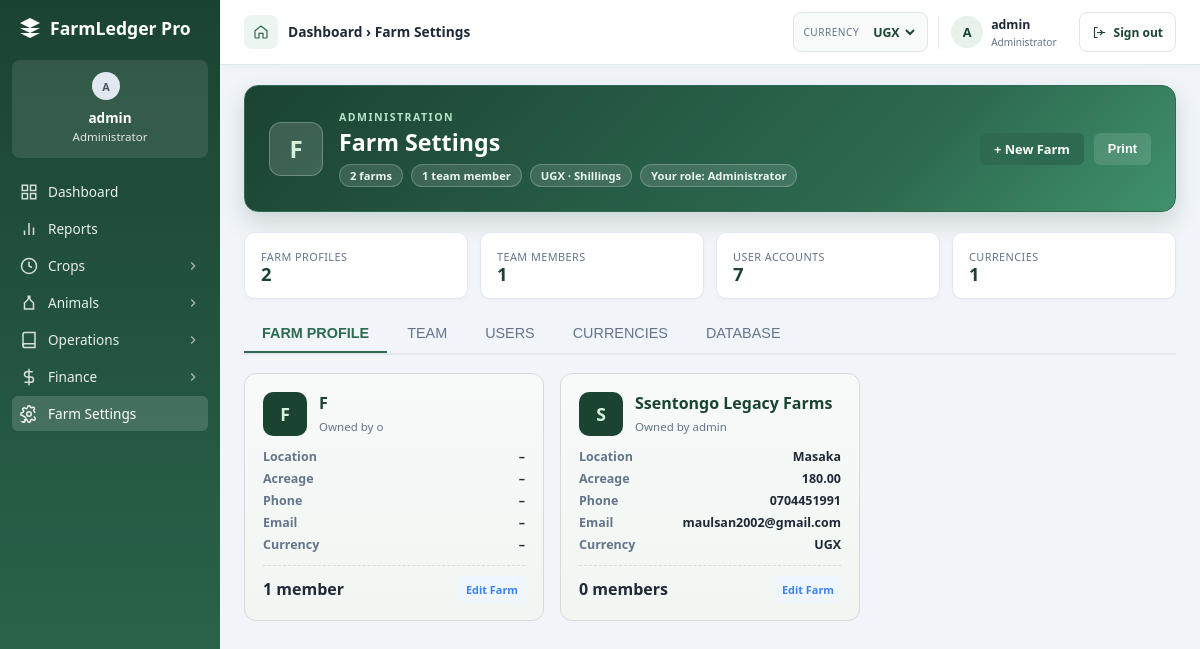
The app's page /dashboard/settings/ (signed in), older data.
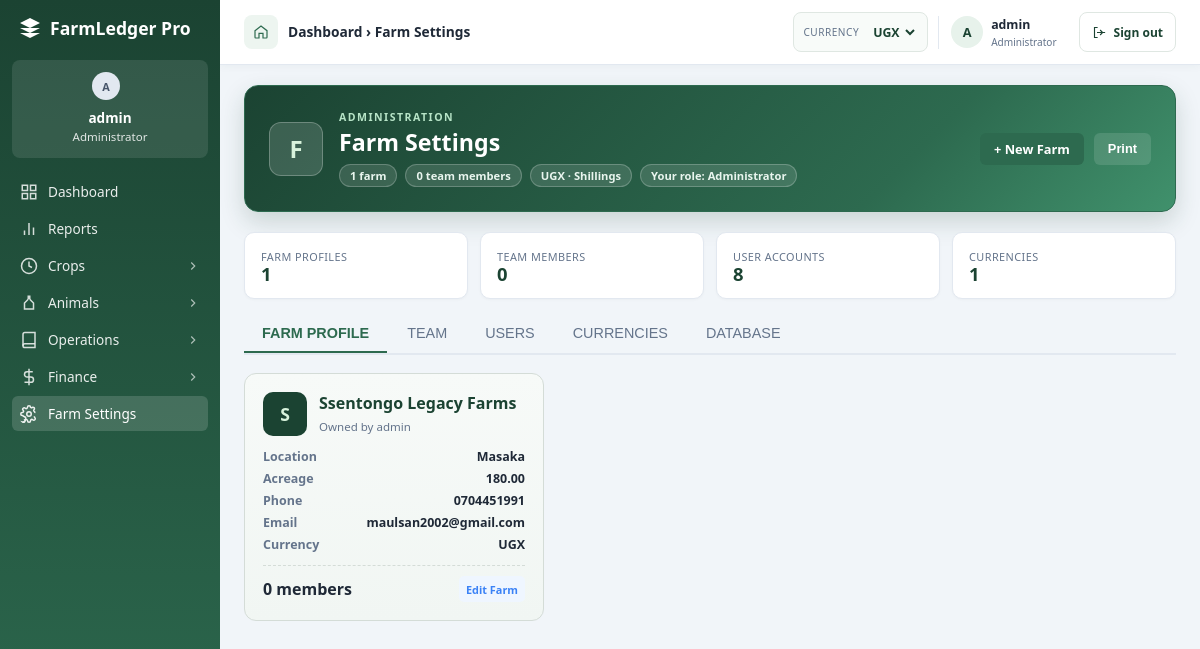
The same page, newer data.
### accounts/models.py (models this page shows, shortened)
class User(AbstractUser):
    class Role(models.TextChoices):
        OWNER = 'OWNER', 'Owner'
        MANAGER = 'MANAGER', 'Manager'
        WORKER = 'WORKER', 'Worker'
        ACCOUNTANT = 'ACCOUNTANT', 'Accountant'
    role = models.CharField(
        max_length=20,
        choices=Role.choices,
        default=Role.WORKER,
    )
    phone = models.CharField(max_length=20, blank=True, default='')
    class Meta:
        permissions = [
            ('can_manage_users', 'Can manage users'),
            ('can_view_reports', 'Can view reports'),
            ('can_manage_budgets', 'Can manage budgets'),
            ('can_manage_expenses', 'Can manage expenses'),
            ('can_run_payroll', 'Can run payroll'),
        ]

class Currency(models.Model):
    code = models.CharField(max_length=3, unique=True, help_text='e.g. USD, EUR, UGX')
    name = models.CharField(max_length=100)
    symbol = models.CharField(max_length=10, default='$')
    rate = models.DecimalField(
        max_digits=18,
        decimal_places=6,
        default=Decimal('1.0'),
        help_text='Amount of this currency equal to 1 base (USD) unit'
    )
    is_default = models.BooleanField(default=False)
    class Meta:
        verbose_name_plural = 'currencies'

class FarmProfile(models.Model):
    user = models.OneToOneField(
        User,
        on_delete=models.CASCADE,
        related_name='farm_profile',
    )
    farm_name = models.CharField(max_length=200)
    location = models.CharField(max_length=300, blank=True, default='')
    acreage = models.DecimalField(max_digits=10, decimal_places=2, default=0)
    tax_id = models.CharField(max_length=50, blank=True, default='')
    fiscal_year_start = models.DateField(null=True, blank=True)
    phone = models.CharField(max_length=30, blank=True, default='')
    email = models.EmailField(blank=True, default='')
    logo = models.ImageField(upload_to='farm_logos/', null=True, blank=True)
    default_currency = models.ForeignKey(
        Currency,
        on_delete=models.SET_NULL,
        null=True,
        blank=True,
        related_name='farm_profiles',
        help_text='Currency used to display monetary values'
    )
    created_at = models.DateTimeField(auto_now_add=True)
    updated_at = models.DateTimeField(auto_now=True)

### farmledger/views.py (the view)
# urls.py: path('dashboard/settings/', farm_settings, name='farm_settings'),
@login_required
def farm_settings(request):
    from accounts.models import Currency, FarmMembership, User
    farms = accessible_farms(request.user).select_related(
        'default_currency', 'user').order_by('farm_name').annotate(
        membership_count=Count('memberships', distinct=True))
    memberships = scoped_queryset(FarmMembership, request.user).select_related(
        'farm_profile', 'user').order_by('farm_profile__farm_name', 'user__username')
    member_ids = memberships.values_list('user_id', flat=True)
    owner_ids = farms.values_list('user_id', flat=True)
    if request.user.is_superuser:
        users = User.objects.all().order_by('username')
    else:
        users = User.objects.filter(
            Q(pk__in=member_ids) | Q(pk__in=owner_ids)).distinct().order_by('username')
    if request.user.is_superuser:
        role_label = 'Administrator'
    else:
        own = next((f for f in farms if f.user_id == request.user.pk), None)
        member = next((m for m in memberships if m.user_id == request.user.pk), None)
        role_label = 'Owner' if own else (member.get_role_display() if member else 'No farm')
    context = {
        'farms': farms,
        'memberships': memberships,
        'users': users,
        'currencies': Currency.objects.order_by('code'),
        'role_label': role_label,
        'can_edit_farms': request.user.is_superuser or not FarmProfile.objects.filter(
            user=request.user).exists() or accessible_farms(
            request.user, write_model='accounts.farmprofile').exists(),
        'can_manage_team': request.user.is_superuser or accessible_farms(
            request.user, write_model='accounts.farmmembership').exists(),
        'can_manage_users': request.user.is_superuser,
        'can_manage_currencies': request.user.is_superuser,
    }
    if request.user.is_superuser:
        db_path = _sqlite_db_path()
        if db_path and db_path.exists():
            stat = db_path.stat()
            size = stat.st_size
            for unit in ('B', 'KB', 'MB', 'GB'):
                if size < 1024 or unit == 'GB':
                    break
                size /= 1024
            context['db_info'] = {
                'path': db_path,
                'size': f'{size:.1f} {unit}',
                'modified': datetime.datetime.fromtimestamp(
                    stat.st_mtime).strftime('%d %b %Y, %H:%M'),
            }
    return render(request, 'dashboard/farm_settings.html', context)

### templates/dashboard/farm_settings.html (shortened to what this page needs)
{% extends 'dashboard/base.html' %}
{% block nav_farms %}active{% endblock %}
{% block breadcrumbs %}Dashboard &rsaquo; Farm Settings{% endblock %}
{% block content %}
<header class="settings-toolbar" aria-labelledby="settings-page-title">
    <div class="settings-identity">
        <div class="settings-avatar" aria-hidden="true">
            {% if farms.first.logo %}<img src="{{ farms.first.logo.url }}" alt="">{% else %}F{% endif %}
        </div>
        <div>
            <p class="settings-eyebrow">Administration</p>
            <h1 id="settings-page-title">Farm Settings</h1>
            <div class="settings-meta">
                <span class="settings-tag">{{ farms|length }} farm{{ farms|length|pluralize }}</span>
                <span class="settings-tag">{{ memberships|length }} team member{{ memberships|length|pluralize }}</span>
                <span class="settings-tag">{{ currency.code }} &middot; {{ currency.name }}</span>
                <span class="settings-tag">Your role: {{ role_label }}</span>
            </div>
        </div>
    </div>
    <div class="actions">
        {% if can_edit_farms %}
        <a class="btn btn-primary" href="javascript:void(0)" data-modal-url="{% url 'model_create' app='accounts' model='farmprofile' %}?next=/dashboard/settings/" data-modal-title="New Farm">+ New Farm</a>
        {% endif %}
        <button class="btn btn-secondary" type="button" onclick="window.print()">Print</button>
    </div>
</header>
<div class="kpi-grid">
    <div class="kpi-card"><div><div class="kpi-label">Farm Profiles</div><div class="kpi-value">{{ farms|length }}</div></div></div>
    <div class="kpi-card"><div><div class="kpi-label">Team Members</div><div class="kpi-value">{{ memberships|length }}</div></div></div>
    <div class="kpi-card"><div><div class="kpi-label">User Accounts</div><div class="kpi-value">{{ users|length }}</div></div></div>
    <div class="kpi-card"><div><div class="kpi-label">Currencies</div><div class="kpi-value">{{ currencies|length }}</div></div></div>
</div>
<div class="settings-tabs" role="tablist" aria-label="Settings sections">
    <button type="button" class="budget-tab active" data-tab="profile" onclick="switchSettingsTab('profile')">FARM PROFILE</button>
    <button type="button" class="budget-tab" data-tab="team" onclick="switchSettingsTab('team')">TEAM</button>
    <button type="button" class="budget-tab" data-tab="users" onclick="switchSettingsTab('users')">USERS</button>
    <button type="button" class="budget-tab" data-tab="currencies" onclick="switchSettingsTab('currencies')">CURRENCIES</button>
    {% if request.user.is_superuser %}
    <button type="button" class="budget-tab" data-tab="database" onclick="switchSettingsTab('database')">DATABASE</button>
    {% endif %}
</div>
<div id="tab-profile" class="tab-pane active">
    {% if farms %}
    <div class="farm-cards">
        {% for farm in farms %}
        <article class="farm-card">
            <div class="farm-card-head">
                <div class="farm-card-logo" aria-hidden="true">{% if farm.logo %}<img src="{{ farm.logo.url }}" alt="">{% else %}{{ farm.farm_name|first|upper }}{% endif %}</div>
                <div>
                    <h3>{{ farm.farm_name }}</h3>
                    <span class="muted">Owned by {{ farm.user.get_full_name|default:farm.user.username }}</span>
                </div>
            </div>
            <dl>
                <dt>Location</dt><dd>{{ farm.location|default:"&ndash;" }}</dd>
                <dt>Acreage</dt><dd>{{ farm.acreage|default:"&ndash;" }}</dd>
                <dt>Phone</dt><dd>{{ farm.phone|default:"&ndash;" }}</dd>
                <dt>Email</dt><dd>{{ farm.email|default:"&ndash;" }}</dd>
                <dt>Currency</dt><dd>{{ farm.default_currency.code|default:"&ndash;" }}</dd>
            </dl>
            <div class="farm-card-foot">
                <span class="pill-badge pill-green">{{ farm.membership_count }} member{{ farm.membership_count|pluralize }}</span>
                {% if can_edit_farms %}
                <a class="mini-btn" href="javascript:void(0)" data-modal-url="{% url 'model_update' app='accounts' model='farmprofile' pk=farm.pk %}?next=/dashboard/settings/" data-modal-title="Edit {{ farm.farm_name }}">Edit Farm</a>
                {% endif %}
            </div>
        </article>
        {% endfor %}
    </div>
    {% endif %}
</div>
{% endblock %}

### templates/dashboard/base.html (shortened to what this page needs)
<!DOCTYPE html>
<html lang="en">
<head>
</head>
<body>
    {% block sidebar %}
    <aside class="sidebar">
        <a class="brand" href="/">
            <svg viewBox="0 0 24 24" fill="white"><path d="M12 2L2 7l10 5 10-5-10-5zM2 17l10 5 10-5M2 12l10 5 10-5"/></svg>
            FarmLedger Pro
        </a>
        <div class="user-card">
            <div class="user-avatar">{{ request.user.username|first|upper|default:"A" }}</div>
            <p><strong>{{ request.user.username|default:"Admin User" }}</strong></p>
            <p class="role">{% if request.user.is_superuser %}Administrator{% else %}{{ request.user.get_role_display }}{% endif %}</p>
        </div>
        <ul class="nav">
            <li><a href="/" class="{% block nav_dashboard %}{% endblock %}"><svg viewBox="0 0 24 24" fill="none" stroke="currentColor" stroke-width="2"><rect x="3" y="3" width="7" height="7"/><rect x="14" y="3" width="7" height="7"/><rect x="14" y="14" width="7" height="7"/><rect x="3" y="14" width="7" height="7"/></svg> Dashboard</a></li>
            {% if nav_access.reports %}
            <li><a href="{% url 'reports' %}" class="{% block nav_reports %}{% endblock %}"><svg viewBox="0 0 24 24" fill="none" stroke="currentColor" stroke-width="2"><line x1="18" y1="20" x2="18" y2="10"/><line x1="12" y1="20" x2="12" y2="4"/><line x1="6" y1="20" x2="6" y2="14"/></svg> Reports</a></li>
            {% endif %}
            {% if nav_access.crops %}
            <li>
                <details class="nav-group">
                    <summary>
                        <svg class="group-icon" viewBox="0 0 24 24" fill="none" stroke="currentColor" stroke-width="2"><path d="M12 2a10 10 0 100 20 10 10 0 000-20z"/><path d="M12 6v6l4 2"/></svg>
                        Crops
                        <svg class="chevron" viewBox="0 0 24 24" fill="none" stroke="currentColor" stroke-width="2"><polyline points="9 18 15 12 9 6"/></svg>
                    </summary>
                </details>
            </li>
            {% endif %}
            {% if nav_access.animals %}
            <li>
                <details class="nav-group">
                    <summary>
                        <svg class="group-icon" viewBox="0 0 24 24" fill="none" stroke="currentColor" stroke-width="2"><path d="M11 7l-5 5v8h12v-8l-5-5"/><path d="M11 7V3h2v4"/></svg>
                        Animals
                        <svg class="chevron" viewBox="0 0 24 24" fill="none" stroke="currentColor" stroke-width="2"><polyline points="9 18 15 12 9 6"/></svg>
                    </summary>
                </details>
            </li>
            {% endif %}
            {% if nav_access.operations %}
            <li>
                <details class="nav-group">
                    <summary>
                        <svg class="group-icon" viewBox="0 0 24 24" fill="none" stroke="currentColor" stroke-width="2"><path d="M4 19.5A2.5 2.5 0 016.5 17H20"/><path d="M6.5 2H20v20H6.5A2.5 2.5 0 014 19.5v-15A2.5 2.5 0 016.5 2z"/></svg>
                        Operations
                        <svg class="chevron" viewBox="0 0 24 24" fill="none" stroke="currentColor" stroke-width="2"><polyline points="9 18 15 12 9 6"/></svg>
                    </summary>
                </details>
            </li>
            {% endif %}
            {% if nav_access.finance %}
            <li>
                <details class="nav-group">
                    <summary>
                        <svg class="group-icon" viewBox="0 0 24 24" fill="none" stroke="currentColor" stroke-width="2"><path d="M12 1v22M17 5H9.5a3.5 3.5 0 000 7h5a3.5 3.5 0 010 7H6"/></svg>
                        Finance
                        <svg class="chevron" viewBox="0 0 24 24" fill="none" stroke="currentColor" stroke-width="2"><polyline points="9 18 15 12 9 6"/></svg>
                    </summary>
                </details>
            </li>
            {% endif %}
            {% if nav_access.settings %}
            <li><a href="{% url 'farm_settings' %}" class="{% block nav_farms %}{% endblock %}"> Farm Settings</a></li>
            {% endif %}
        </ul>
    </aside>
    {% endblock %}
    <main class="main">
        <div class="topbar">
            <div class="topbar-location">
                <span class="topbar-location-icon" aria-hidden="true"><svg viewBox="0 0 24 24" fill="none" stroke="currentColor" stroke-width="1.8"><path d="M3 10l9-7 9 7v10a1 1 0 01-1 1h-5v-7H9v7H4a1 1 0 01-1-1z"/></svg></span>
                <nav class="breadcrumbs" aria-label="Breadcrumb">{% block breadcrumbs %}Dashboard{% endblock %}</nav>
            </div>
            <div class="meta">
                <form method="post" action="{% url 'set_currency' %}" class="topbar-currency-form">
                    <div class="topbar-currency-control">
                        <label for="topbar-currency">Currency</label>
                        <select id="topbar-currency" name="currency" class="topbar-currency-select" onchange="this.form.submit()" title="Display currency" aria-label="Display currency">
                            {% for c in currencies %}
                            <option value="{{ c.pk }}" {% if c.pk == currency.pk %}selected{% endif %}>{{ c.code }}</option>
                            {% empty %}<option value="">{{ currency.code }}</option>
                            {% endfor %}
                        </select>
                    </div>
                </form>
                <div class="topbar-user">
                    <span class="topbar-user-avatar" aria-hidden="true">{{ request.user.username|first|upper|default:"U" }}</span>
                    <div class="topbar-user-copy"><strong title="{{ request.user.username }}">{{ request.user.username|default:"User" }}</strong><span>{% if request.user.is_superuser %}Administrator{% else %}{{ request.user.get_role_display }}{% endif %}</span></div>
                </div>
                <form method="post" action="{% url 'logout' %}" class="sign-out-form">
                    <button type="submit" class="sign-out"><svg viewBox="0 0 24 24" fill="none" stroke="currentColor" stroke-width="1.8" aria-hidden="true"><path d="M9 4H4v16h5M13 8l4 4-4 4M8 12h13"/></svg>Sign out</button>
                </form>
            </div>
        </div>
        {% block content %}{% endblock %}
    </main>
</body>
</html>

Row changes from the older to the newer data that the page shows:
removed FarmProfile: farm_name|first "F", farm_name "F", user.get_full_name "o", location "–", acreage "–", phone "–", email "–", default_currency.code "–", membership_count "1"
Text that changed along with them:
{{ farms|length }}: "2" → "1"
{{ memberships|length }}: "1" → "0"
{{ users|length }}: "7" → "8"
